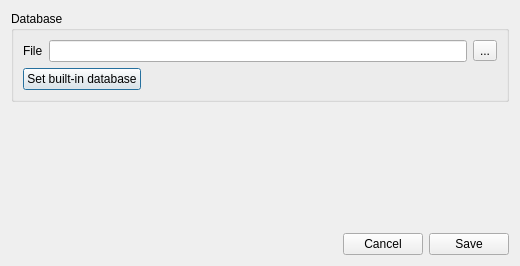
<?xml version="1.0" encoding="UTF-8"?>
<ui version="4.0">
 <class>Preferences</class>
 <widget class="QDialog" name="Preferences">
  <property name="geometry">
   <rect>
    <x>0</x>
    <y>0</y>
    <width>520</width>
    <height>266</height>
   </rect>
  </property>
  <property name="windowTitle">
   <string>Dialog</string>
  </property>
  <layout class="QGridLayout" name="gridLayout_2">
   <item row="0" column="0">
    <widget class="QGroupBox" name="groupBox">
     <property name="title">
      <string>Database</string>
     </property>
     <layout class="QGridLayout" name="gridLayout">
      <item row="0" column="0" colspan="2">
       <layout class="QHBoxLayout" name="horizontalLayout_2">
        <item>
         <widget class="QLabel" name="label">
          <property name="text">
           <string>File</string>
          </property>
         </widget>
        </item>
        <item>
         <widget class="QLineEdit" name="f_db_filename"/>
        </item>
        <item>
         <widget class="QToolButton" name="f_db_select">
          <property name="text">
           <string>...</string>
          </property>
         </widget>
        </item>
       </layout>
      </item>
      <item row="1" column="0">
       <widget class="QPushButton" name="f_set_builtin_db">
        <property name="text">
         <string>Set built-in database</string>
        </property>
       </widget>
      </item>
      <item row="1" column="1">
       <spacer name="horizontalSpacer_2">
        <property name="orientation">
         <enum>Qt::Horizontal</enum>
        </property>
        <property name="sizeHint" stdset="0">
         <size>
          <width>325</width>
          <height>20</height>
         </size>
        </property>
       </spacer>
      </item>
     </layout>
    </widget>
   </item>
   <item row="1" column="0">
    <spacer name="verticalSpacer">
     <property name="orientation">
      <enum>Qt::Vertical</enum>
     </property>
     <property name="sizeHint" stdset="0">
      <size>
       <width>20</width>
       <height>213</height>
      </size>
     </property>
    </spacer>
   </item>
   <item row="2" column="0">
    <layout class="QHBoxLayout" name="horizontalLayout">
     <item>
      <spacer name="horizontalSpacer">
       <property name="orientation">
        <enum>Qt::Horizontal</enum>
       </property>
       <property name="sizeHint" stdset="0">
        <size>
         <width>40</width>
         <height>20</height>
        </size>
       </property>
      </spacer>
     </item>
     <item>
      <widget class="QPushButton" name="pushButton_2">
       <property name="text">
        <string>Cancel</string>
       </property>
      </widget>
     </item>
     <item>
      <widget class="QPushButton" name="pushButton">
       <property name="text">
        <string>Save</string>
       </property>
      </widget>
     </item>
    </layout>
   </item>
  </layout>
 </widget>
 <resources/>
 <connections>
  <connection>
   <sender>pushButton_2</sender>
   <signal>clicked()</signal>
   <receiver>Preferences</receiver>
   <slot>reject()</slot>
   <hints>
    <hint type="sourcelabel">
     <x>269</x>
     <y>277</y>
    </hint>
    <hint type="destinationlabel">
     <x>207</x>
     <y>210</y>
    </hint>
   </hints>
  </connection>
  <connection>
   <sender>pushButton</sender>
   <signal>clicked()</signal>
   <receiver>Preferences</receiver>
   <slot>accept()</slot>
   <hints>
    <hint type="sourcelabel">
     <x>370</x>
     <y>273</y>
    </hint>
    <hint type="destinationlabel">
     <x>318</x>
     <y>187</y>
    </hint>
   </hints>
  </connection>
 </connections>
</ui>
